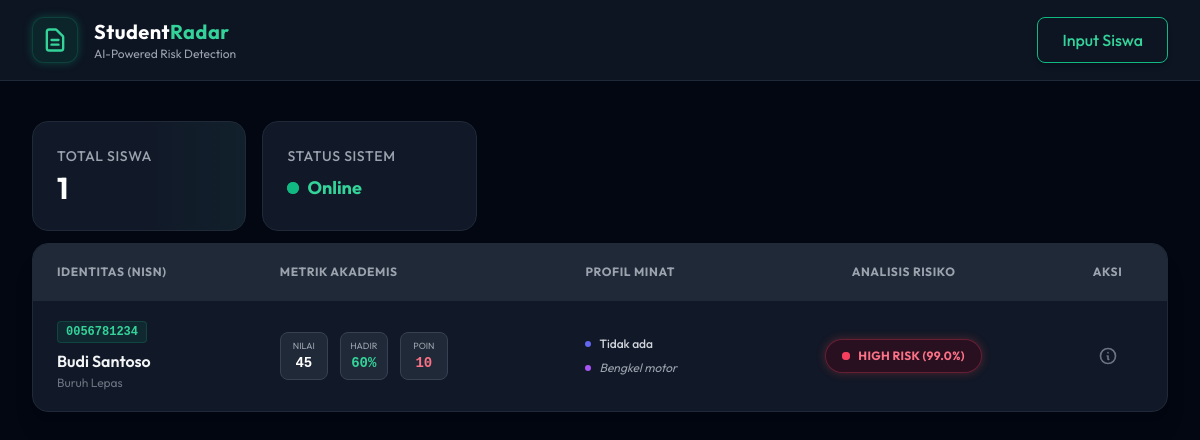
Before: / with the older database file.
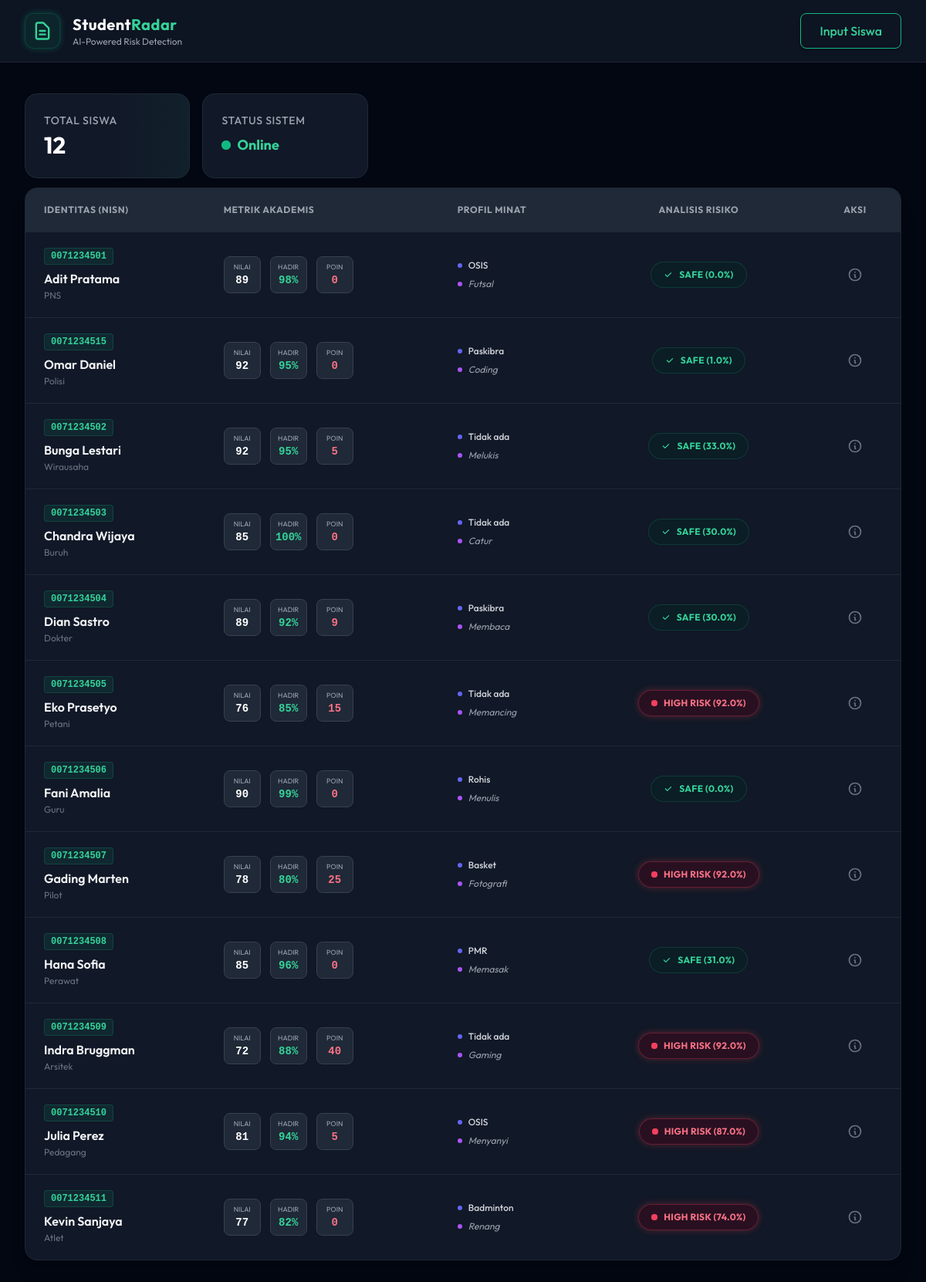
After: the same page with the newer database file.
### app/database.py (models this page shows)
class StudentDB(Base):
    __tablename__ = "students"
    id = Column(Integer, primary_key=True, index=True)
    nisn = Column(String, unique=True, index=True)
    nama = Column(String, index=True)
    pekerjaan_ortu = Column(String)
    anak_ke = Column(Integer)
    jml_saudara = Column(Integer)
    uang_saku = Column(Integer)
    organisasi = Column(String)
    hobi = Column(String)
    kehadiran = Column(Integer)
    nilai = Column(Integer)
    pelanggaran = Column(Integer)
    catatan = Column(Text)
    risk_score = Column(Float)

### app/main.py (the view)
@app.get("/", response_class=HTMLResponse)
async def read_root(request: Request, db: Session = Depends(get_db)):
    students = db.query(StudentDB).all()
    return templates.TemplateResponse("dashboard.html", {"request": request, "students": students})

### app/templates/dashboard.html (shortened to what this page needs)
<!DOCTYPE html>
<html lang="id" class="dark">
<head>
    <script src="https://cdn.tailwindcss.com"></script>
</head>
<body class="bg-gray-950 text-gray-200 antialiased selection:bg-emerald-500 selection:text-white" x-data="{ showForm: false, showAnalysis: false, analysisResult: '', loadingAnalysis: false, currentStudent: '', currentId: null }">
    <nav class="bg-gray-900/80 backdrop-blur-md border-b border-gray-800 sticky top-0 z-30">
        <div class="max-w-7xl mx-auto px-4 sm:px-6 lg:px-8">
            <div class="flex justify-between h-20">
                <div class="flex items-center gap-4">
                    <div class="bg-emerald-500/10 border border-emerald-500/20 p-2 rounded-xl neon-shadow">
                        <svg class="w-7 h-7 text-emerald-400" fill="none" stroke="currentColor" viewBox="0 0 24 24"><path stroke-linecap="round" stroke-linejoin="round" stroke-width="2" d="M9 12h6m-6 4h6m2 5H7a2 2 0 01-2-2V5a2 2 0 012-2h5.586a1 1 0 01.707.293l5.414 5.414a1 1 0 01.293.707V19a2 2 0 01-2 2z"></path></svg>
                    </div>
                    <div>
                        <h1 class="text-xl font-bold text-white tracking-wide">Student<span class="text-emerald-400">Radar</span></h1>
                        <p class="text-xs text-gray-400">AI-Powered Risk Detection</p>
                    </div>
                </div>
                <div class="flex items-center">
                    <button @click="showForm = true" class="group relative inline-flex items-center justify-center px-6 py-2.5 overflow-hidden font-medium text-emerald-50 transition duration-300 ease-out border border-emerald-500 rounded-lg shadow-md group">
                        <span class="absolute flex items-center justify-center w-full h-full text-emerald-400 transition-all duration-300 transform group-hover:translate-x-full ease">Input Siswa</span>
                    </button>
                </div>
            </div>
        </div>
    </nav>
    <div class="max-w-7xl mx-auto px-4 sm:px-6 lg:px-8 py-10">
        <div class="grid grid-cols-1 md:grid-cols-5 gap-4 mb-3">
            <div class="bg-gray-900 border border-gray-800 rounded-2xl p-6 relative overflow-hidden group hover:border-emerald-500/50 transition">
                <div class="absolute right-0 top-0 h-full w-1/2 bg-gradient-to-l from-emerald-500/5 to-transparent"></div>
                <p class="text-gray-400 text-sm font-medium uppercase tracking-wider">Total Siswa</p>
                <h3 class="text-3xl font-bold text-white mt-1">{{ students|length }}</h3>
            </div>
            <div class="bg-gray-900 border border-gray-800 rounded-2xl p-6 group hover:border-emerald-500/50 transition">
                <p class="text-gray-400 text-sm font-medium uppercase tracking-wider">Status Sistem</p>
                <div class="flex items-center gap-2 mt-2">
                    <span class="relative flex h-3 w-3">
                      <span class="relative inline-flex rounded-full h-3 w-3 bg-emerald-500"></span>
                    </span>
                    <span class="text-emerald-400 font-bold text-lg">Online</span>
                </div>
            </div>
        </div>
        <div class="bg-gray-900 rounded-2xl shadow-xl border border-gray-800 overflow-hidden">
            <div class="overflow-x-auto">
                <table class="w-full text-left border-collapse">
                    <thead class="bg-gray-850 text-gray-400 uppercase text-xs font-bold tracking-wider border-b border-gray-800">
                        <tr>
                            <th class="px-6 py-5">Identitas (NISN)</th>
                            <th class="px-6 py-5">Metrik Akademis</th>
                            <th class="px-6 py-5">Profil Minat</th>
                            <th class="px-6 py-5 text-center">Analisis Risiko</th>
                            <th class="px-6 py-5 text-center">Aksi</th>
                        </tr>
                    </thead>
                    <tbody class="divide-y divide-gray-800">
                        {% for s in students %}
                        <tr class="hover:bg-gray-800/50 transition duration-150 group">
                            <td class="px-6 py-5">
                                <div class="flex flex-col">
                                    <span class="font-mono text-xs font-bold text-emerald-400 bg-emerald-500/10 border border-emerald-500/20 px-2 py-0.5 rounded w-fit mb-1.5">{{ s.nisn }}</span>
                                    <span class="font-semibold text-gray-100 text-base group-hover:text-emerald-300 transition">{{ s.nama }}</span>
                                    <span class="text-xs text-gray-500 mt-0.5">{{ s.pekerjaan_ortu }}</span>
                                </div>
                            </td>
                            <td class="px-6 py-5">
                                <div class="flex items-center gap-3">
                                    <div class="flex flex-col items-center justify-center w-12 h-12 bg-gray-800 rounded-lg border border-gray-700">
                                        <span class="text-[9px] text-gray-400 uppercase">Nilai</span>
                                        <span class="text-sm font-bold text-white font-mono">{{ s.nilai }}</span>
                                    </div>
                                    <div class="flex flex-col items-center justify-center w-12 h-12 bg-gray-800 rounded-lg border border-gray-700">
                                        <span class="text-[9px] text-gray-400 uppercase">Hadir</span>
                                        <span class="text-sm font-bold text-emerald-400 font-mono">{{ s.kehadiran }}%</span>
                                    </div>
                                    <div class="flex flex-col items-center justify-center w-12 h-12 bg-gray-800 rounded-lg border border-gray-700">
                                        <span class="text-[9px] text-gray-400 uppercase">Poin</span>
                                        <span class="text-sm font-bold text-rose-400 font-mono">{{ s.pelanggaran }}</span>
                                    </div>
                                </div>
                            </td>
                            <td class="px-6 py-5">
                                <div class="space-y-2">
                                    <div class="flex items-center gap-2">
                                        <div class="w-1.5 h-1.5 rounded-full bg-indigo-500"></div>
                                        <span class="text-xs text-gray-300 font-medium">{{ s.organisasi }}</span>
                                    </div>
                                    <div class="flex items-center gap-2">
                                        <div class="w-1.5 h-1.5 rounded-full bg-purple-500"></div>
                                        <span class="text-xs text-gray-400 italic">{{ s.hobi }}</span>
                                    </div>
                                </div>
                            </td>
                            <td class="px-6 py-5 text-center">
                                {% if s.risk_score > 50 %}
                                    <button @click="fetchAnalysis({{ s.id }}, '{{ s.nama }}')"
                                        class="neon-shadow-red relative inline-flex items-center gap-2 bg-rose-950/40 hover:bg-rose-900/60 text-rose-400 border border-rose-500/30 px-4 py-2 rounded-full transition cursor-pointer group-hover:scale-105 transform duration-200">
                                        <span class="relative flex h-2 w-2">
                                          <span class="relative inline-flex rounded-full h-2 w-2 bg-rose-500"></span>
                                        </span>
                                        <span class="text-xs font-bold tracking-wide">HIGH RISK ({{ s.risk_score }}%)</span>
                                    </button>
                                {% else %}
                                    <span class="inline-flex items-center gap-2 bg-emerald-950/30 text-emerald-400 border border-emerald-500/20 px-4 py-2 rounded-full">
                                        <svg class="w-3 h-3" fill="currentColor" viewBox="0 0 20 20"><path fill-rule="evenodd" d="M16.707 5.293a1 1 0 010 1.414l-8 8a1 1 0 01-1.414 0l-4-4a1 1 0 011.414-1.414L8 12.586l7.293-7.293a1 1 0 011.414 0z" clip-rule="evenodd"></path></svg>
                                        <span class="text-xs font-bold tracking-wide">SAFE ({{ s.risk_score }}%)</span>
                                    </span>
                                {% endif %}
                            </td>
                            <td class="px-6 py-5 text-center">
                                <button @click="fetchAnalysis({{ s.id }}, '{{ s.nama }}')" class="text-gray-500 hover:text-emerald-400 transition p-2 rounded-lg hover:bg-gray-800" title="AI Analysis">
                                    <svg class="w-5 h-5" fill="none" stroke="currentColor" viewBox="0 0 24 24"><path stroke-linecap="round" stroke-linejoin="round" stroke-width="2" d="M13 16h-1v-4h-1m1-4h.01M21 12a9 9 0 11-18 0 9 9 0 0118 0z"></path></svg>
                                </button>
                            </td>
                        </tr>
                        {% endfor %}
                    </tbody>
                </table>
            </div>
        </div>
    </div>
</body>
</html>

### app/templates/dashboard.html (style rules this page uses)
body { font-family: 'Outfit', sans-serif; }
.font-mono { font-family: 'JetBrains Mono', monospace; }
.neon-shadow { box-shadow: 0 0 10px rgba(16, 185, 129, 0.3); }
.neon-shadow-red { box-shadow: 0 0 10px rgba(239, 68, 68, 0.3); }

Changed rows visible on the page:
changed StudentDB: nisn "0056781234" → "0071234501"; nama "Budi Santoso" → "Adit Pratama"; pekerjaan_ortu "Buruh Lepas" → "PNS"; nilai "45" → "89"; kehadiran "60" → "98"; pelanggaran "10" → "0"; organisasi "Tidak ada" → "OSIS"; hobi "Bengkel motor" → "Futsal"; risk_score "99.0" → "0.0"; risk_score "HIGH RISK (" → "SAFE ("
added StudentDB: nisn "0071234515", nama "Omar Daniel", pekerjaan_ortu "Polisi", nilai "92", kehadiran "95", pelanggaran "0", organisasi "Paskibra", hobi "Coding", risk_score "1.0"
added StudentDB: nisn "0071234502", nama "Bunga Lestari", pekerjaan_ortu "Wirausaha", nilai "92", kehadiran "95", pelanggaran "5", organisasi "Tidak ada", hobi "Melukis", risk_score "33.0"
added StudentDB: nisn "0071234503", nama "Chandra Wijaya", pekerjaan_ortu "Buruh", nilai "85", kehadiran "100", pelanggaran "0", organisasi "Tidak ada", hobi "Catur", risk_score "30.0"
added StudentDB: nisn "0071234504", nama "Dian Sastro", pekerjaan_ortu "Dokter", nilai "89", kehadiran "92", pelanggaran "9", organisasi "Paskibra", hobi "Membaca", risk_score "30.0"
added StudentDB: nisn "0071234505", nama "Eko Prasetyo", pekerjaan_ortu "Petani", nilai "76", kehadiran "85", pelanggaran "15", organisasi "Tidak ada", hobi "Memancing", risk_score "92.0"
added StudentDB: nisn "0071234506", nama "Fani Amalia", pekerjaan_ortu "Guru", nilai "90", kehadiran "99", pelanggaran "0", organisasi "Rohis", hobi "Menulis", risk_score "0.0"
added StudentDB: nisn "0071234507", nama "Gading Marten", pekerjaan_ortu "Pilot", nilai "78", kehadiran "80", pelanggaran "25", organisasi "Basket", hobi "Fotografi", risk_score "92.0"
added StudentDB: nisn "0071234508", nama "Hana Sofia", pekerjaan_ortu "Perawat", nilai "85", kehadiran "96", pelanggaran "0", organisasi "PMR", hobi "Memasak", risk_score "31.0"
added StudentDB: nisn "0071234509", nama "Indra Bruggman", pekerjaan_ortu "Arsitek", nilai "72", kehadiran "88", pelanggaran "40", organisasi "Tidak ada", hobi "Gaming", risk_score "92.0"
added StudentDB: nisn "0071234510", nama "Julia Perez", pekerjaan_ortu "Pedagang", nilai "81", kehadiran "94", pelanggaran "5", organisasi "OSIS", hobi "Menyanyi", risk_score "87.0"
added StudentDB: nisn "0071234511", nama "Kevin Sanjaya", pekerjaan_ortu "Atlet", nilai "77", kehadiran "82", pelanggaran "0", organisasi "Badminton", hobi "Renang", risk_score "74.0"
Other visible differences:
{{ students|length }}: "1" → "12"
